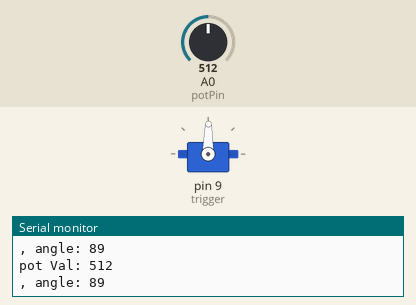
Simulated run of this sketch. Board: Arduino Uno, built with avr-gcc and run on an emulated ATmega328P. Parts: servo, the last lines printed to the serial monitor. Inputs (shaded band) come from the test bench; at power-on: A0 (potPin) = 512.

Above: at 1.2 s.
1.3 s: A0 (potPin) set to 564
At 2.8 s:
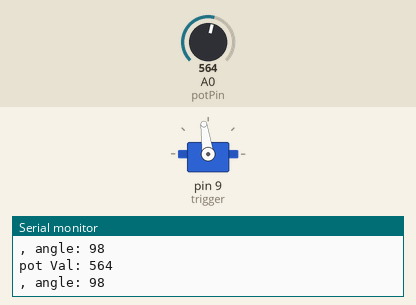
4.3 s: A0 (potPin) set to 589
At 5.4 s:
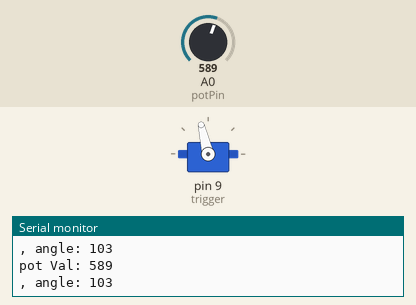
5.8 s: A0 (potPin) set to 991
At 7.0 s:
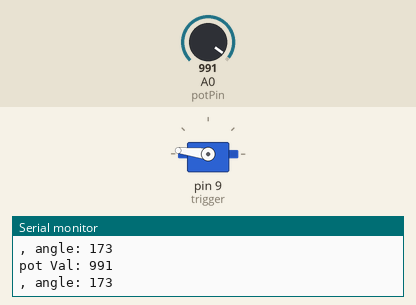
7.3 s: A0 (potPin) set to 1015
At 8.8 s:
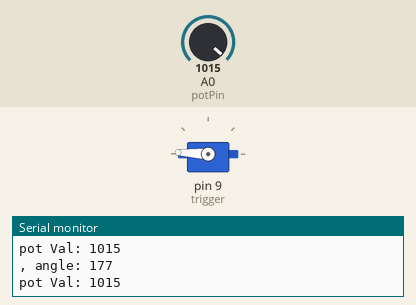
10.3 s: A0 (potPin) set to 900
At 11.5 s:
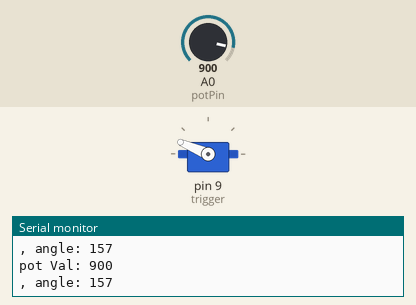
11.8 s: A0 (potPin) set to 511
At 12.1 s:
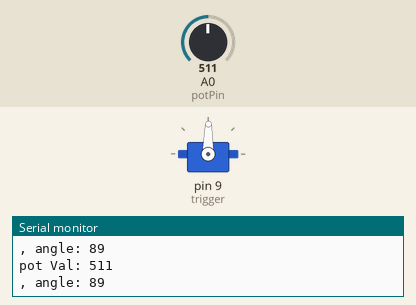
Timing chart, 0 to 14.3 s (numbered marks = the images above; inputs shaded):
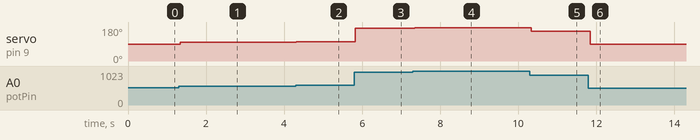

The sketch:

servo_catapult_trigger.ino
```cpp
#include <Servo.h>

Servo trigger;

int const potPin = A0;
int potVal;
int angle;

void setup() {
  trigger.attach(9);
  Serial.begin(9600); //read value from pin 9 to computer
}

void loop() {
  potVal = analogRead(potPin);
  Serial.print("pot Val: ");
  Serial.println(potVal);

  angle = map(potVal, 0, 1023, 0, 179); //map potentiometer value to angles in 180(range of motor)
  Serial.print(", angle: ");
  Serial.println(angle);

  //write angle to the servo that was mapped above by Pot
  trigger.write(angle);
  delay(15);
}
```

Measured:
- after the input at 1.3 s, servo on pin 9 (trigger): 89° → 98° at once
- after the input at 4.3 s, servo on pin 9 (trigger): 98° → 103° at once
- after the input at 5.8 s, servo on pin 9 (trigger): 103° → 173° at once
- after the input at 7.3 s, servo on pin 9 (trigger): 173° → 177° at once
- after the input at 10.3 s, servo on pin 9 (trigger): 177° → 157° at once
- after the input at 11.8 s, servo on pin 9 (trigger): 157° → 89° at once
